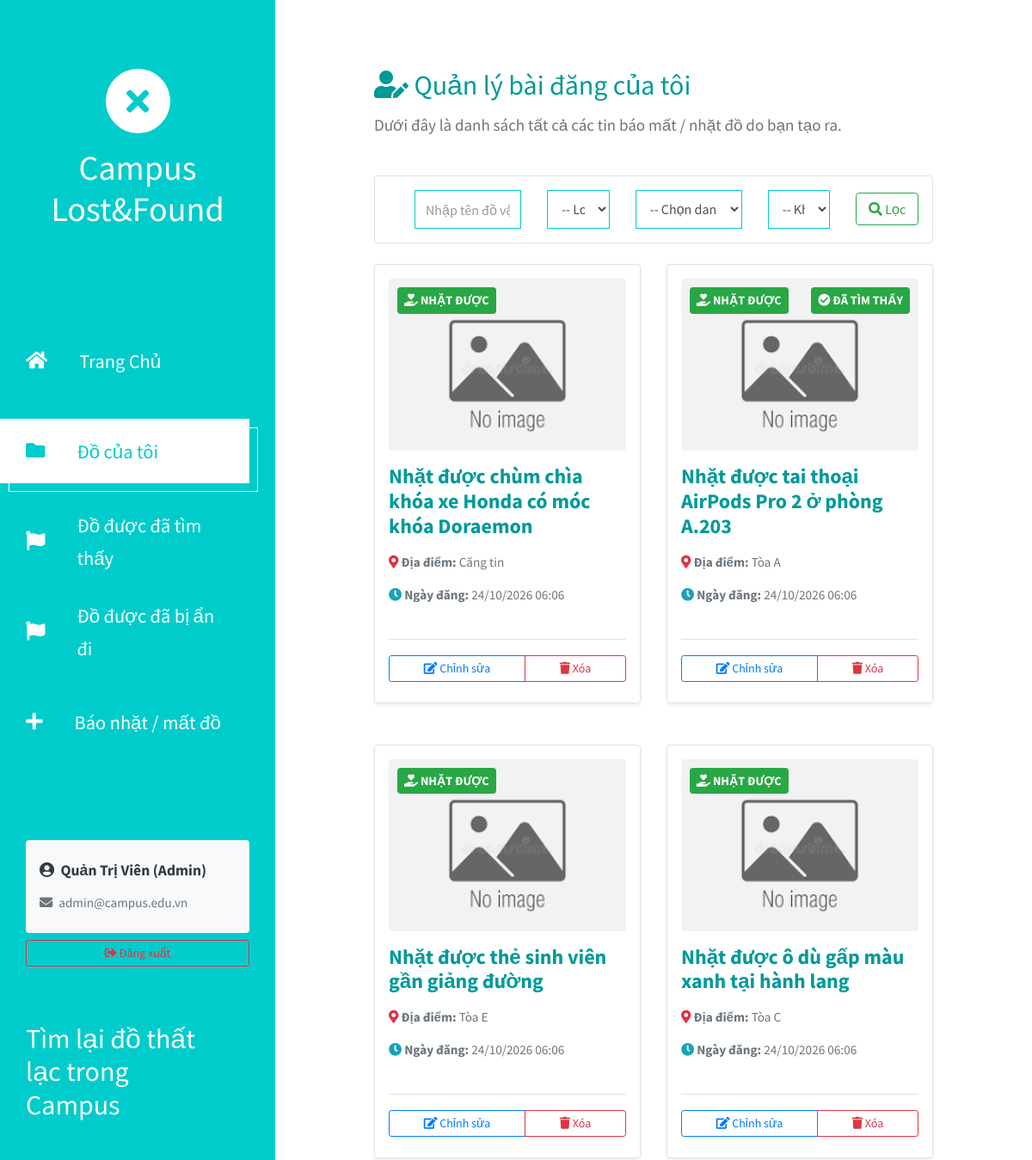
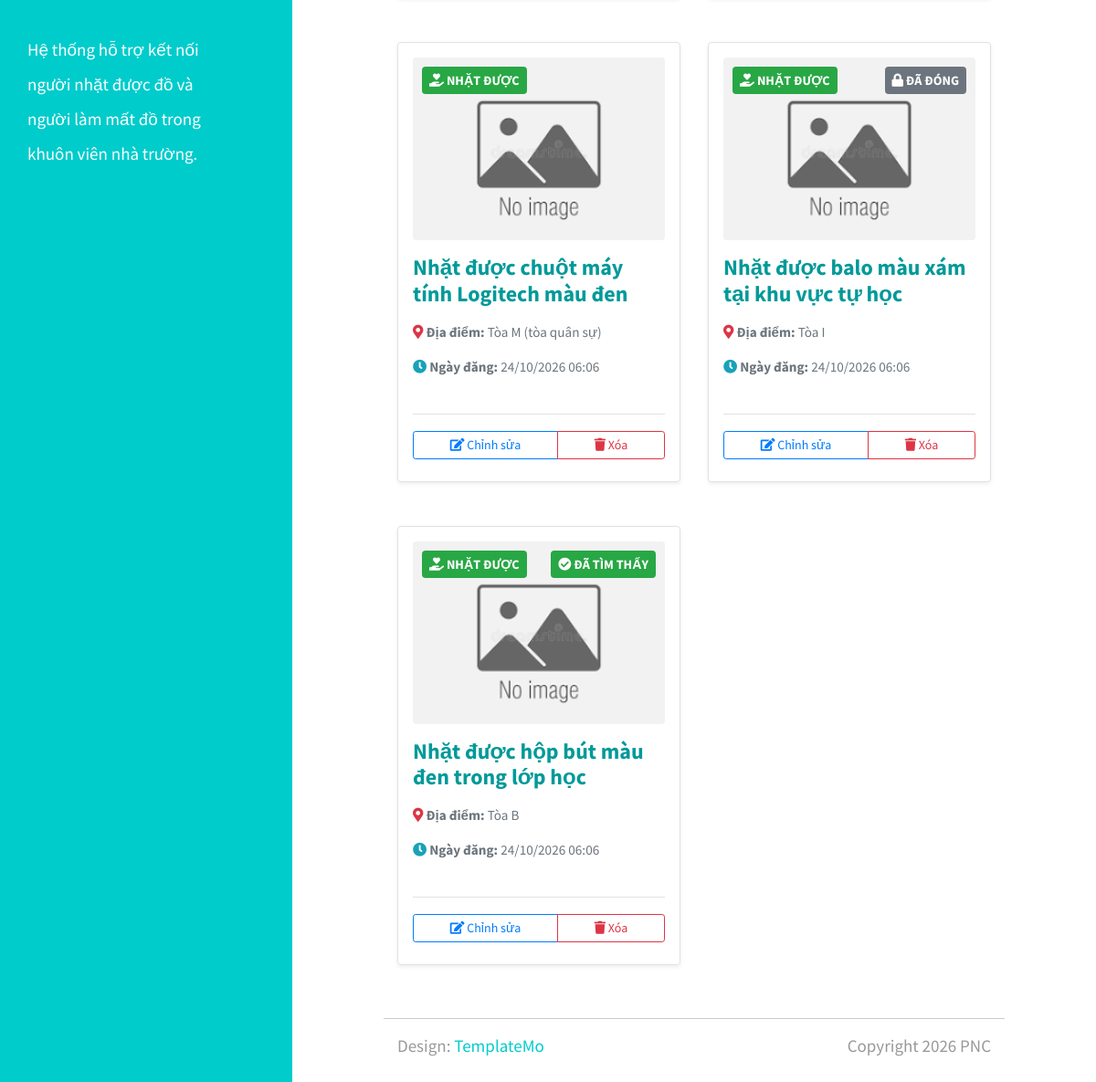
The page /itemself.php (signed in) on the database its author committed (2 pictures, top to bottom).
### tables this page shows
CREATE TABLE Items (
    item_id INT AUTO_INCREMENT PRIMARY KEY,
    user_id INT DEFAULT NULL,                        
    category_id INT DEFAULT NULL,                    
    location_id INT DEFAULT NULL,                    
    
    title VARCHAR(255) NOT NULL,
    description TEXT NOT NULL,
    type ENUM('LOST', 'FOUND') NOT NULL,             
    image_url VARCHAR(255) DEFAULT NULL,
    date_event DATETIME NOT NULL,                    
    
    contact_phone VARCHAR(20) NOT NULL,              
    alt_contact TEXT DEFAULT NULL,                   
    
    status ENUM('OPEN', 'RESOLVED', 'CLOSED') DEFAULT 'OPEN', 
     
     
     
    
    created_at TIMESTAMP DEFAULT CURRENT_TIMESTAMP,
    updated_at TIMESTAMP DEFAULT CURRENT_TIMESTAMP ON UPDATE CURRENT_TIMESTAMP,
    
     
    CONSTRAINT fk_items_users FOREIGN KEY (user_id) REFERENCES Users(user_id) ON DELETE SET NULL,
    CONSTRAINT fk_items_categories FOREIGN KEY (category_id) REFERENCES Categories(category_id) ON DELETE SET NULL,
    CONSTRAINT fk_items_locations FOREIGN KEY (location_id) REFERENCES Locations(location_id) ON DELETE SET NULL
);

CREATE TABLE Locations (
    location_id INT AUTO_INCREMENT PRIMARY KEY,
    location_name VARCHAR(100) NOT NULL
);

### itemself.php (the view, shortened to what this page needs)
<?php
require_once 'db.php';
$current_user_id = $_SESSION['user_id'];
$sql = "SELECT Items.*, Categories.category_name, Locations.location_name
        FROM Items
        LEFT JOIN Categories ON Items.category_id = Categories.category_id
        LEFT JOIN Locations ON Items.location_id = Locations.location_id
        WHERE Items.user_id = ?
        ORDER BY Items.created_at DESC";
$stmt = $conn->prepare($sql);
$stmt->bind_param("i", $current_user_id);
$stmt->execute();
$result = $stmt->get_result();
?>
<!DOCTYPE html>
<html lang="en">
<head>
	<link rel="stylesheet" href="fontawesome/css/all.min.css">
    <link href="css/bootstrap.min.css" rel="stylesheet">
    <link href="css/templatemo-xtra-blog.css" rel="stylesheet">
    <link href="css/custom.css" rel="stylesheet">
</head>
<body>
	<header class="tm-header" id="tm-header">
        <div class="tm-header-wrapper">
            <div class="tm-site-header">
                <div class="mb-3 mx-auto tm-site-logo"><i class="fas fa-times fa-2x"></i></div>
                <h1 class="text-center">Campus Lost&Found</h1>
            </div>
            <nav class="tm-nav" id="tm-nav">
                <ul>
                    <li class="tm-nav-item"><a href="index.php" class="tm-nav-link">
                        <i class="fas fa-home"></i>Trang Chủ</a></li>
                    <li class="tm-nav-item active"><a href="itemself.php" class="tm-nav-link">
                        <i class="fas fa-folder"></i>Đồ của tôi</a></li>
                    <?php if (isset($_SESSION['role']) && $_SESSION['role'] === 'ADMIN'): ?>
                        <li class="tm-nav-item"><a href="itemresolved.php" class="tm-nav-link">
                            <i class="fas fa-flag"></i>Đồ được đã tìm thấy</a></li>
                        <li class="tm-nav-item"><a href="itemclosed.php" class="tm-nav-link">
                            <i class="fas fa-flag"></i>Đồ được đã bị ẩn đi</a></li>
                    <?php endif; ?>
                    <li class="tm-nav-item"><a href="itempost.php" class="tm-nav-link">
                        <i class="fas fa-plus"></i>Báo nhặt / mất đồ</a></li>
                </ul>
            </nav>
            <div class="tm-mb-65 user-auth-box">
                <?php if (isset($_SESSION['user_id'])): ?>
                    <div class="user-profile-info p-3 mb-2 bg-light rounded text-dark">
                        <div class="font-weight-bold" style="font-size: 1.1rem;">
                            <i class="fas fa-user-circle mr-1"></i> <?php echo htmlspecialchars($_SESSION['fullname'] ?? 'Thành viên'); ?>
                        </div>
                        <div class="text-muted small">
                            <i class="fas fa-envelope mr-1"></i> <?php echo htmlspecialchars($_SESSION['email'] ?? ''); ?>
                        </div>
                    </div>
                    <a href="logout.php" class="btn btn-outline-danger btn-block btn-sm">
                        <i class="fas fa-sign-out-alt"></i> Đăng xuất
                    </a>
                <?php endif; ?>
            </div>
            <h2 class="tm-mb-80 pr-5 text-white">
                Tìm lại đồ thất lạc trong Campus
            </h2>
            <p class="tm-mb-80 pr-5 text-white">Hệ thống hỗ trợ kết nối người nhặt được đồ và người làm mất đồ trong khuôn viên nhà trường.</p>
        </div>
    </header>
    <div class="container-fluid">
        <main class="tm-main">
            <div class="row mb-4">
                <div class="col-12">
                    <h2 class="tm-color-primary"><i class="fas fa-user-edit"></i> Quản lý bài đăng của tôi</h2>
                    <p class="text-muted">Dưới đây là danh sách tất cả các tin báo mất / nhặt đồ do bạn tạo ra.</p>
                </div>
            </div>
            <div class="row tm-row mb-4">
                <div class="col-12">
                    <form method="GET" action="index.php" class="form-inline tm-search-form bg-white p-3 border rounded">
                        <div class="row w-100 g-2">
                            <div class="col-md-3">
                                <input class="form-control w-100" type="text" name="keyword" placeholder="Nhập tên đồ vật, đặc điểm...">
                            </div>
                            <div class="col-md-2">
                                <select name="type" class="form-control w-100">
                                    <option value="">-- Loại tin --</option>
                                </select>
                            </div>
                            <div class="col-md-3">
                                <select name="category_id" class="form-control w-100">
                                    <option value="">-- Chọn danh mục --</option>
                                </select>
                            </div>
                            <div class="col-md-2">
                                <select name="location_id" class="form-control w-100">
                                    <option value="">-- Khu vực --</option>
                                </select>
                            </div>
                            <div class="col-md-2">
                                <button class="btn btn-outline-success w-100" type="submit">
                                    <i class="fas fa-search"></i> Lọc
                                </button>
                            </div>
                        </div>
                    </form>
                </div>
            </div>
            <div class="row tm-row">
                <?php if ($result && $result->num_rows > 0): ?>
                    <?php while($row = $result->fetch_assoc()): ?>
                        <article class="col-12 col-md-6 tm-post mb-5">
                            <div class="border rounded p-3 h-100 d-flex flex-column justify-content-between shadow-sm">
                                <div>
                                    <div class="position-relative mb-3">
                                        <img src="<?php echo !empty($row['image_url']) ? htmlspecialchars($row['image_url']) : 'img/default.png'; ?>" alt="Image" class="img-fluid rounded" style="height: 200px; width: 100%; object-fit: cover;">
                                        <?php if($row['type'] == 'LOST'): ?>
                                            <span class="badge badge-danger p-2" style="position: absolute; top: 10px; left: 10px;">
                                                <i class="fas fa-exclamation-circle"></i> BÁO MẤT
                                            </span>
                                        <?php else: ?>
                                            <span class="badge badge-success p-2" style="position: absolute; top: 10px; left: 10px;">
                                                <i class="fas fa-hand-holding-heart"></i> NHẶT ĐƯỢC
                                            </span>
                                        <?php endif; ?>
                                        <?php if($row['status'] == 'APPROVED'): ?>
                                            <span class="badge badge-primary p-2" style="position: absolute; top: 10px; right: 10px;">
                                                <i class="fas fa-eye"></i> ĐANG HIỂN THỊ
                                            </span>
                                        <?php elseif($row['status'] == 'PENDING'): ?>
                                            <span class="badge badge-warning p-2 text-white" style="position: absolute; top: 10px; right: 10px;">
                                                <i class="fas fa-hourglass-half"></i> CHỜ DUYỆT
                                            </span>
                                        <?php elseif($row['status'] == 'RESOLVED'): ?>
                                            <span class="badge badge-success p-2" style="position: absolute; top: 10px; right: 10px;">
                                                <i class="fas fa-check-circle"></i> ĐÃ TÌM THẤY
                                            </span>
                                        <?php elseif($row['status'] == 'CLOSED'): ?>
                                            <span class="badge badge-secondary p-2" style="position: absolute; top: 10px; right: 10px;">
                                                <i class="fas fa-lock"></i> ĐÃ ĐÓNG
                                            </span>
                                        <?php endif; ?>
                                    </div>
                                    <h4 class="tm-color-primary font-weight-bold"><?php echo htmlspecialchars($row['title']); ?></h4>
                                    <p class="small text-muted mt-2">
                                        <strong><i class="fas fa-map-marker-alt text-danger"></i> Địa điểm:</strong> <?php echo htmlspecialchars($row['location_name'] ?? 'Khác'); ?><br>
                                        <strong><i class="fas fa-clock text-info"></i> Ngày đăng:</strong> <?php echo date('d/m/Y H:i', strtotime($row['created_at'])); ?>
                                    </p>
                                </div>
                                <div class="pt-3 border-top mt-3">
                                    <div class="btn-group w-100 mb-2" role="group">
                                        <a href="edit_post.php?id=<?php echo $row['item_id']; ?>" class="btn btn-sm btn-outline-primary">
                                            <i class="fas fa-edit"></i> Chỉnh sửa
                                        </a>
                                        <a href="delete_post.php?id=<?php echo $row['item_id']; ?>"
                                        class="btn btn-sm btn-outline-danger"
                                        onclick="return confirm('Bạn có chắc chắn muốn xóa bài đăng này không?');">
                                            <i class="fas fa-trash"></i> Xóa
                                        </a>
                                    </div>
                                </div>
                            </div>
                        </article>
                    <?php endwhile; ?>
                <?php endif; ?>
            </div>
            <footer class="row tm-row">
                <hr class="col-12">
                <div class="col-md-6 col-12 tm-color-gray">
                    Design: <a rel="nofollow" target="_parent" href="https://templatemo.com" class="tm-external-link">TemplateMo</a>
                </div>
                <div class="col-md-6 col-12 tm-color-gray tm-copyright">
                    Copyright 2026 PNC
                </div>
            </footer>
        </main>
    </div>
</body>
</html>

### rows shown on the page
items: type "FOUND" (drawn), title "Nhặt được chùm chìa khóa xe Honda có móc khóa Doraemon", location.location_name "Căng tin", created_at "24/10/2026 06:06"
items: type "FOUND" (drawn), status "RESOLVED" (drawn), title "Nhặt được tai thoại AirPods Pro 2 ở phòng A.203", location.location_name "Tòa A", created_at "24/10/2026 06:06"
items: type "FOUND" (drawn), title "Nhặt được thẻ sinh viên gần giảng đường", location.location_name "Tòa E", created_at "24/10/2026 06:06"
items: type "FOUND" (drawn), title "Nhặt được ô dù gấp màu xanh tại hành lang", location.location_name "Tòa C", created_at "24/10/2026 06:06"
items: type "FOUND" (drawn), title "Nhặt được chuột máy tính Logitech màu đen", location.location_name "Tòa M (tòa quân sự)", created_at "24/10/2026 06:06"
items: type "FOUND" (drawn), status "CLOSED" (drawn), title "Nhặt được balo màu xám tại khu vực tự học", location.location_name "Tòa I", created_at "24/10/2026 06:06"
items: type "FOUND" (drawn), status "RESOLVED" (drawn), title "Nhặt được hộp bút màu đen trong lớp học", location.location_name "Tòa B", created_at "24/10/2026 06:06"

### other values the page prints
$_SESSION['fullname'] "Quản Trị Viên (Admin)"
$_SESSION['email'] "admin@campus.edu.vn"
